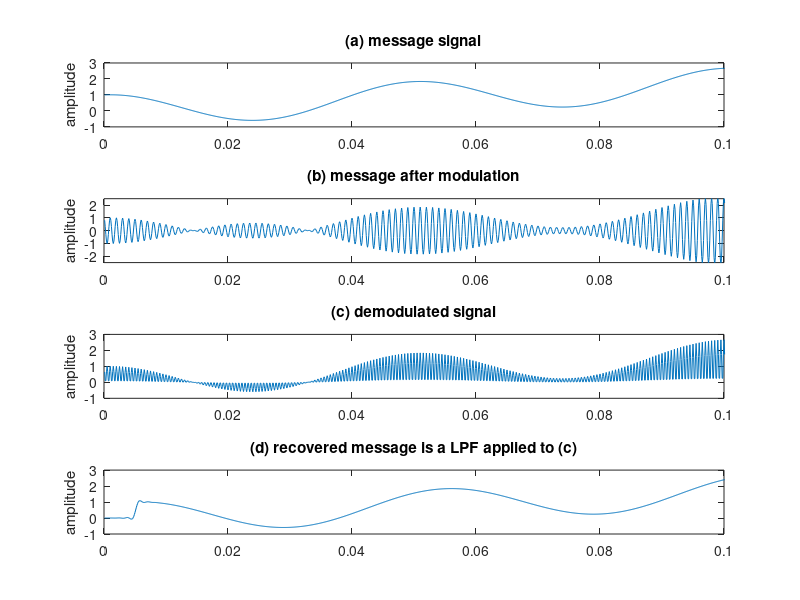

This figure's MATLAB source:
% AM.m suppressed carrier AM with freq and phase offsettime=.3; Ts=1/10000;                        % sampling interval and time baset=Ts:Ts:time; lent=length(t);               % define a "time" vector fc=1000; c=cos(2*pi*fc*t);                  % define the carrier at freq fcfm=20; w=5/lent*(1:lent)+cos(2*pi*fm*t);    % create "message" v=c.*w;                                     % modulate with carriergamma=0; phi=0;                             % freq & phase offsetc2=cos(2*pi*(fc+gamma)*t+phi);              % create cosine for demodx=v.*c2;                                    % demod received signalfbe=[0 0.1 0.2 1]; damps=[1 1 0 0]; fl=100; % low pass filter design b=remez(fl,fbe,damps);                      % impulse response of LPFm=2*filter(b,1,x);                          % LPF the demodulated signal% used to plot figuresubplot(4,1,1), plot(t,w)axis([0,0.1, -1,3])ylabel('amplitude'); title('(a) message signal');subplot(4,1,2), plot(t,v)axis([0,0.1, -2.5,2.5])ylabel('amplitude'); title('(b) message after modulation');subplot(4,1,3), plot(t,x)axis([0,0.1, -1,3])%hold on; plot(t,m,'r'); hold off%xlabel('seconds'); ylabel('amplitude'); title('(c) demodulated signal');subplot(4,1,4), plot(t,m)axis([0,0.1, -1,3])ylabel('amplitude'); title('(d) recovered message is a LPF applied to (c)');